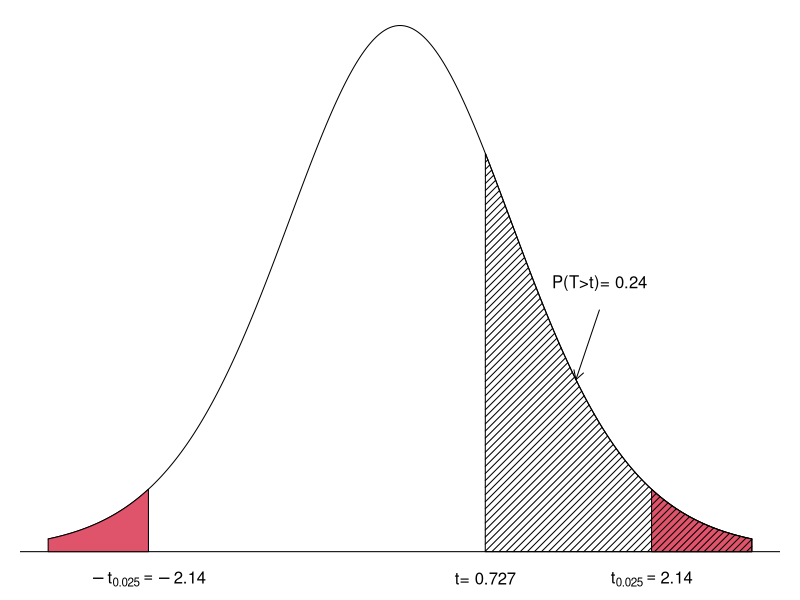

Here is the R script that generated this plot:
# 그림 6-7
par(mar=c(0,1,1,1))
x <- seq(-3, 3, by=0.001)
y <- dt(x, df=14)
plot(x, y, type="l", axes=F, ylim=c(-0.02, 0.38), main="", xlab="t", ylab="")
abline(h=0)
alpha <- 0.05
ul <- qt(1-(alpha/2), df=14)
ll <- -ul

polygon(c(-3, x[x<ll], ll), c(0, y[x<ll], 0), col=2)
polygon(c(ul, x[x>ul], 3), c(0, y[x>ul], 0), col=2)
text(ll, -0.02, expression(-t[0.025]==-2.14))
text(ul, -0.02, expression(t[0.025]==2.14))


t.t <- 0.727
p.value <- 1 - pt(t.t, df=14)
polygon(c(t.t, x[x>t.t], 3), c(0, y[x>t.t], 0), density=20, angle=45)
text(t.t, -0.02, paste("t=", round(t.t, 3)))

text(1.7, 0.2, paste("P(T>t)=",round(p.value, 3)))
arrows(1.7, 0.18, 1.5, dt(1.5, df=14), length=0.1)

